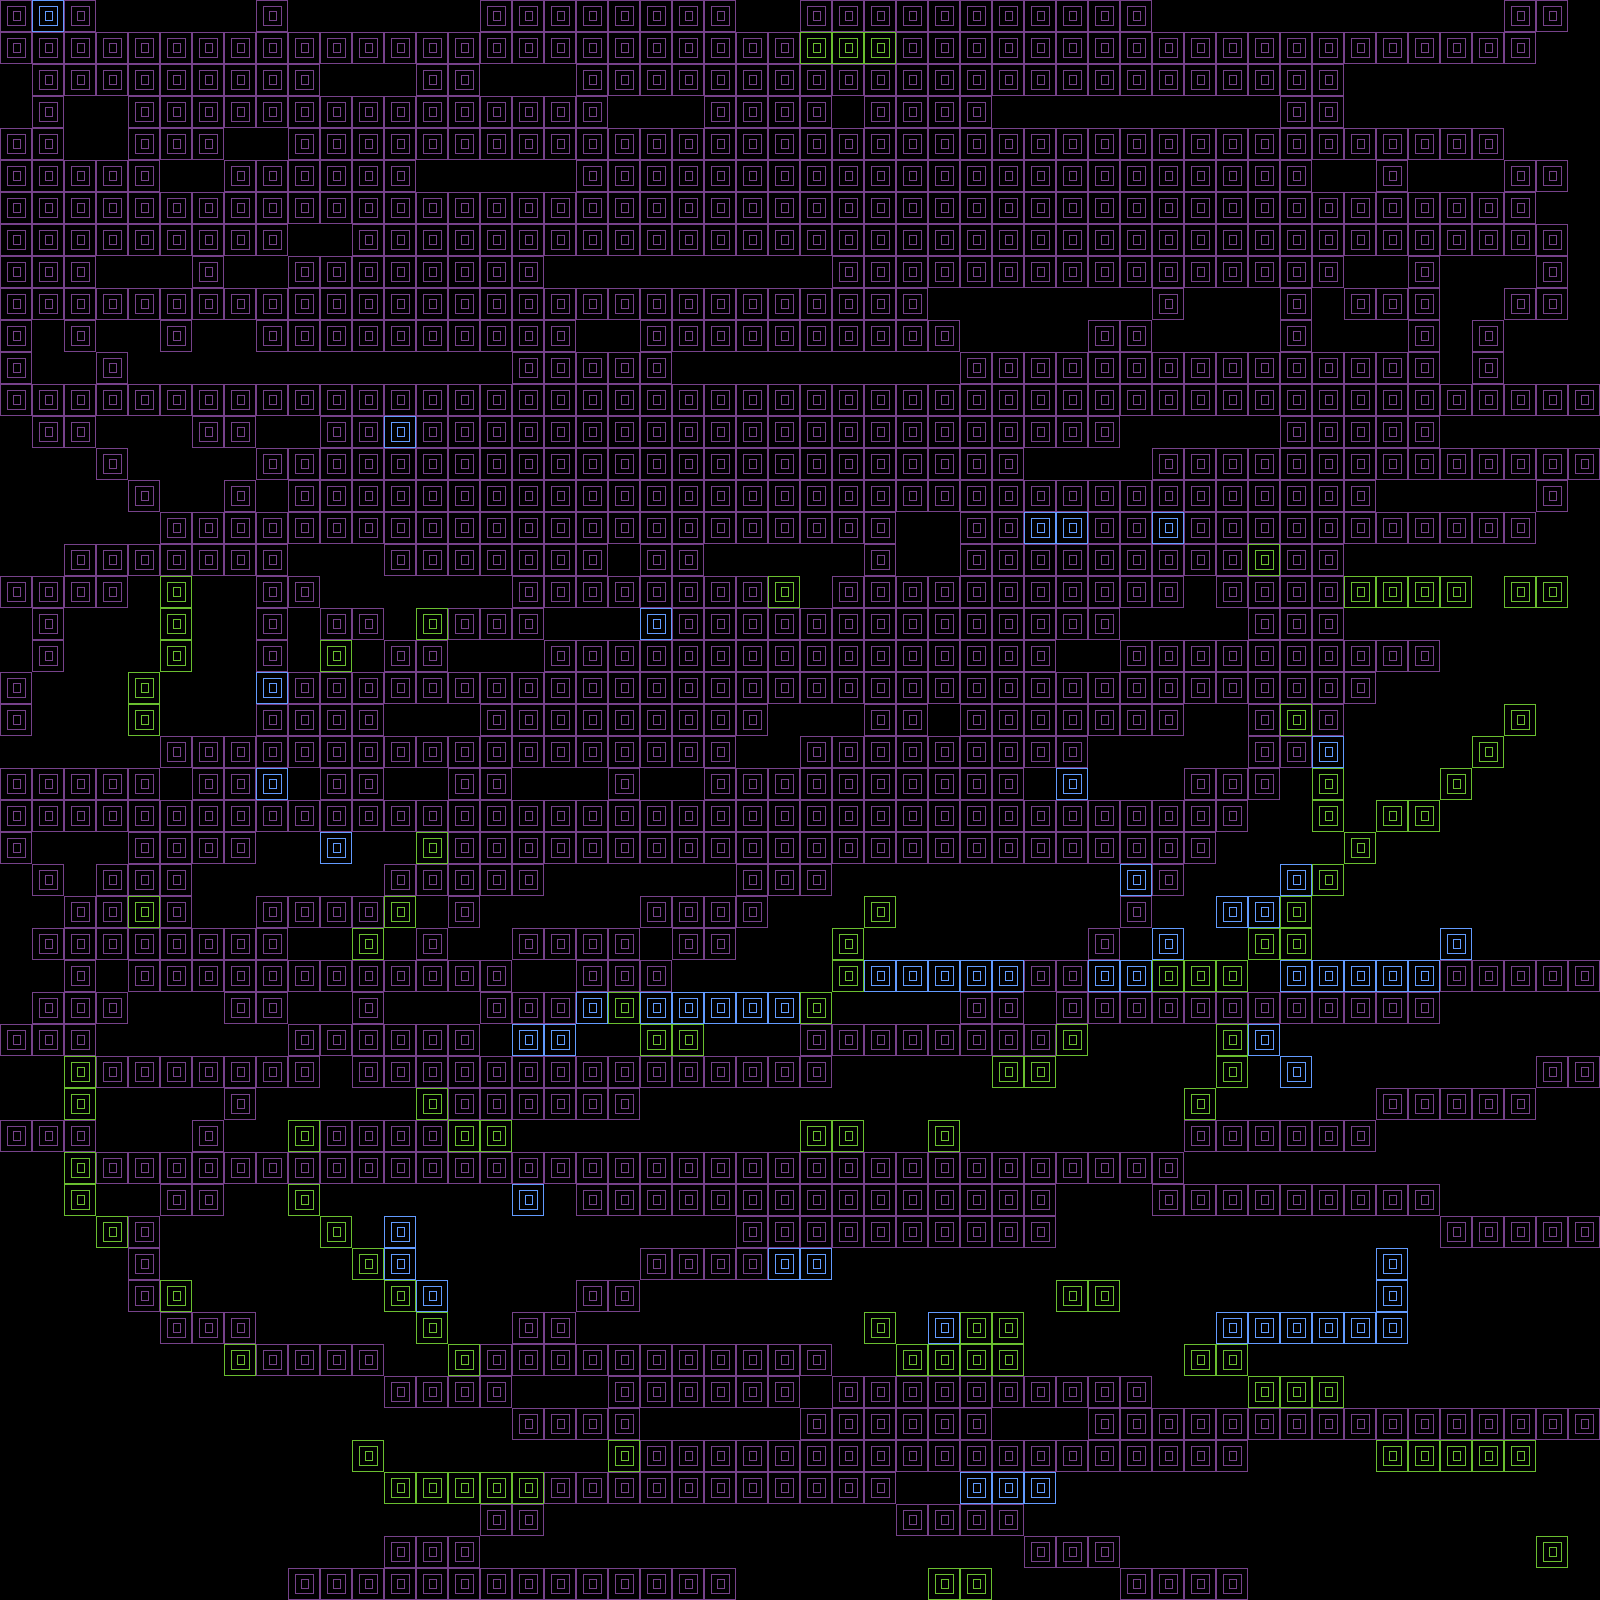

Rendered tile map (Tiled .tmx) drawn with the repository's tilesets; below, a short description and the map source with its tile grids summarised:
An orthogonal 50x50 tile map with 32x32 px tiles, 1 tile layer (Tile Layer 1).

<map version="1.0" orientation="orthogonal" renderorder="right-down" width="50" height="50" tilewidth="32" tileheight="32" nextobjectid="1">
 <tileset firstgid="1" name="floor" tilewidth="32" tileheight="32">
  <tile id="0">
   <image width="32" height="32" source="tile1.png" />
  </tile>
  <tile id="1">
   <image width="32" height="32" source="tile2.png" />
  </tile>
  <tile id="2">
   <image width="32" height="32" source="tile5.png" />
  </tile>
  <tile id="3">
   <image width="32" height="32" source="tile6.png" />
  </tile>
  <tile id="4">
   <image width="32" height="32" source="tile7.png" />
  </tile>
  <tile id="5">
   <image width="32" height="32" source="tile8.png" />
  </tile>
  <tile id="6">
   <image width="32" height="32" source="tile9.png" />
  </tile>
  <tile id="7">
   <image width="32" height="32" source="tile10.png" />
  </tile>
  <tile id="8">
   <image width="32" height="32" source="tile11.png" />
  </tile>
  <tile id="9">
   <image width="32" height="32" source="tile12.png" />
  </tile>
  <tile id="10">
   <image width="32" height="32" source="tile3.png" />
  </tile>
  <tile id="11">
   <image width="32" height="32" source="tile4.png" />
  </tile>
 </tileset>
 <layer name="Tile Layer 1" width="50" height="50">
  <data>[2500 cells, 2027 non-empty, 4 distinct tile ids]</data>
 </layer>
</map>
